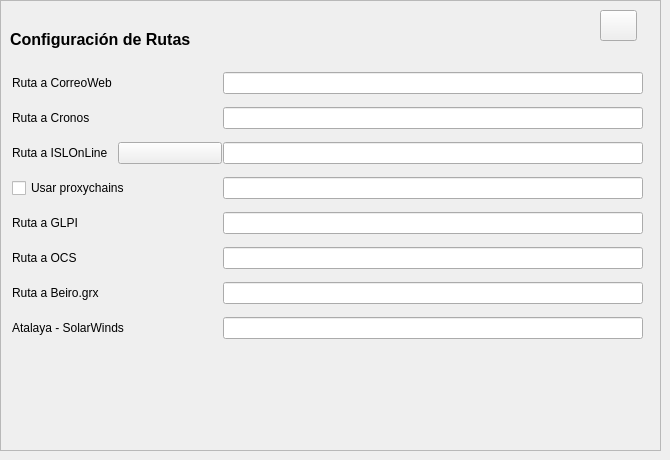
          <widget class="QWidget" name="rutas">
           <attribute name="title">
            <string>Rutas</string>
           </attribute>
           <widget class="QFrame" name="fr_rutas">
            <property name="geometry">
             <rect>
              <x>0</x>
              <y>0</y>
              <width>661</width>
              <height>451</height>
             </rect>
            </property>
            <property name="frameShape">
             <enum>QFrame::StyledPanel</enum>
            </property>
            <property name="frameShadow">
             <enum>QFrame::Raised</enum>
            </property>
            <widget class="QLabel" name="lb_rutas">
             <property name="geometry">
              <rect>
               <x>10</x>
               <y>30</y>
               <width>211</width>
               <height>19</height>
              </rect>
             </property>
             <property name="font">
              <font>
               <pointsize>12</pointsize>
               <weight>75</weight>
               <bold>true</bold>
              </font>
             </property>
             <property name="text">
              <string>Configuración de Rutas</string>
             </property>
             <property name="textInteractionFlags">
              <set>Qt::LinksAccessibleByMouse</set>
             </property>
            </widget>
            <widget class="QPushButton" name="PB_rutas">
             <property name="geometry">
              <rect>
               <x>600</x>
               <y>10</y>
               <width>37</width>
               <height>31</height>
              </rect>
             </property>
             <property name="text">
              <string/>
             </property>
             <property name="icon">
              <iconset resource="iconos.qrc">
               <normaloff>:/imagenes/iconos/sedes/color.png</normaloff>:/imagenes/iconos/sedes/color.png</iconset>
             </property>
             <property name="iconSize">
              <size>
               <width>25</width>
               <height>25</height>
              </size>
             </property>
            </widget>
            <widget class="QWidget" name="layoutWidget">
             <property name="geometry">
              <rect>
               <x>12</x>
               <y>60</y>
               <width>631</width>
               <height>297</height>
              </rect>
             </property>
             <layout class="QVBoxLayout" name="verticalLayout_5">
              <property name="spacing">
               <number>1</number>
              </property>
              <item>
               <layout class="QHBoxLayout" name="horizontalLayout_6">
                <item>
                 <widget class="QLabel" name="label_15">
                  <property name="text">
                   <string>Ruta a CorreoWeb      </string>
                  </property>
                 </widget>
                </item>
                <item>
                 <widget class="QLineEdit" name="correoweb">
                  <property name="maximumSize">
                   <size>
                    <width>420</width>
                    <height>16777215</height>
                   </size>
                  </property>
                 </widget>
                </item>
               </layout>
              </item>
              <item>
               <layout class="QHBoxLayout" name="horizontalLayout_12">
                <item>
                 <widget class="QLabel" name="label_14">
                  <property name="text">
                   <string>Ruta a Cronos              </string>
                  </property>
                 </widget>
                </item>
                <item>
                 <widget class="QLineEdit" name="cronos">
                  <property name="maximumSize">
                   <size>
                    <width>420</width>
                    <height>16777215</height>
                   </size>
                  </property>
                 </widget>
                </item>
               </layout>
              </item>
              <item>
               <layout class="QHBoxLayout" name="horizontalLayout_13">
                <item>
                 <layout class="QHBoxLayout" name="horizontalLayout_5">
                  <item>
                   <widget class="QLabel" name="label_10">
                    <property name="text">
                     <string>Ruta a ISLOnLine</string>
                    </property>
                   </widget>
                  </item>
                  <item>
                   <widget class="QPushButton" name="Btn_lupa">
                    <property name="text">
                     <string/>
                    </property>
                    <property name="icon">
                     <iconset resource="iconos.qrc">
                      <normaloff>:/imagenes/iconos/botonera/lupa.png</normaloff>:/imagenes/iconos/botonera/lupa.png</iconset>
                    </property>
                   </widget>
                  </item>
                 </layout>
                </item>
                <item>
                 <widget class="QLineEdit" name="ISL">
                  <property name="maximumSize">
                   <size>
                    <width>420</width>
                    <height>16777215</height>
                   </size>
                  </property>
                 </widget>
                </item>
               </layout>
              </item>
              <item>
               <layout class="QHBoxLayout" name="horizontalLayout_14">
                <item>
                 <widget class="QCheckBox" name="checkBox_proxychains">
                  <property name="text">
                   <string>Usar proxychains</string>
                  </property>
                 </widget>
                </item>
                <item>
                 <widget class="QLineEdit" name="proxychains">
                  <property name="maximumSize">
                   <size>
                    <width>420</width>
                    <height>16777215</height>
                   </size>
                  </property>
                 </widget>
                </item>
               </layout>
              </item>
              <item>
               <layout class="QHBoxLayout" name="horizontalLayout_15">
                <item>
                 <widget class="QLabel" name="label_12">
                  <property name="text">
                   <string>Ruta a GLPI                  </string>
                  </property>
                 </widget>
                </item>
                <item>
                 <widget class="QLineEdit" name="GLPI">
                  <property name="maximumSize">
                   <size>
                    <width>420</width>
                    <height>16777215</height>
                   </size>
                  </property>
                 </widget>
                </item>
               </layout>
              </item>
              <item>
               <layout class="QHBoxLayout" name="horizontalLayout_16">
                <item>
                 <widget class="QLabel" name="label_13">
                  <property name="text">
                   <string>Ruta a OCS                   </string>
                  </property>
                 </widget>
                </item>
                <item>
                 <widget class="QLineEdit" name="OCS">
                  <property name="maximumSize">
                   <size>
                    <width>420</width>
                    <height>16777215</height>
                   </size>
                  </property>
                  <property name="toolTip">
                   <string>Usuario administrador de los equipos linux</string>
                  </property>
                 </widget>
                </item>
               </layout>
              </item>
              <item>
               <layout class="QHBoxLayout" name="horizontalLayout_17">
                <item>
                 <widget class="QLabel" name="label_18">
                  <property name="text">
                   <string>Ruta a Beiro.grx         </string>
                  </property>
                 </widget>
                </item>
                <item>
                 <widget class="QLineEdit" name="beiro">
                  <property name="maximumSize">
                   <size>
                    <width>420</width>
                    <height>16777215</height>
                   </size>
                  </property>
                 </widget>
                </item>
               </layout>
              </item>
              <item>
               <layout class="QHBoxLayout" name="horizontalLayout_18">
                <item>
                 <widget class="QLabel" name="label_45">
                  <property name="text">
                   <string>Atalaya - SolarWinds</string>
                  </property>
                 </widget>
                </item>
                <item>
                 <widget class="QLineEdit" name="atalaya">
                  <property name="maximumSize">
                   <size>
                    <width>420</width>
                    <height>16777215</height>
                   </size>
                  </property>
                 </widget>
                </item>
               </layout>
              </item>
             </layout>
            </widget>
           </widget>
          </widget>
